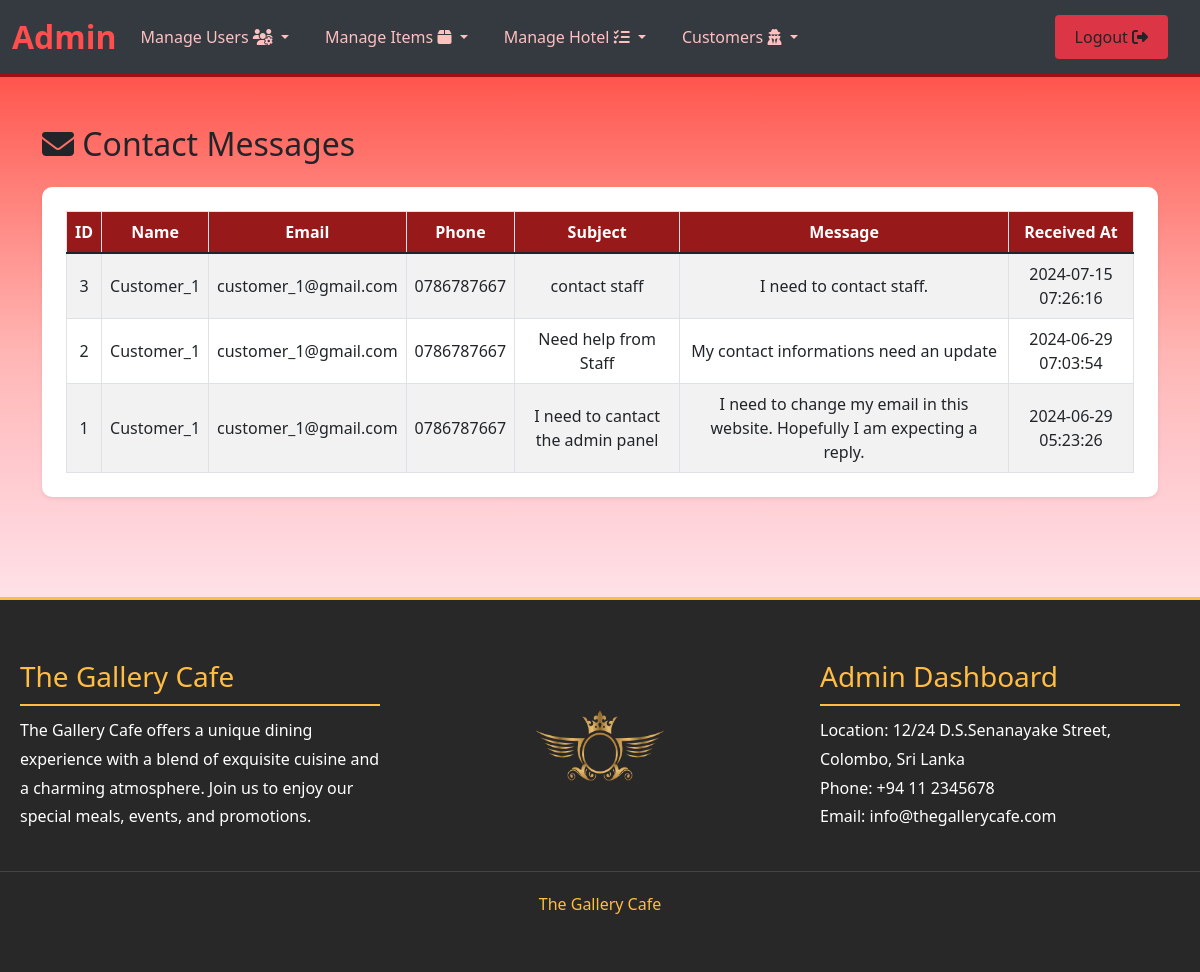
The app's page /the_gallery_cafe/admin/messages.php (signed in) with its own data.
### tables this page shows
CREATE TABLE `contact_messages` (
  `id` int(11) NOT NULL,
  `name` varchar(100) NOT NULL,
  `email` varchar(100) NOT NULL,
  `phone` varchar(15) NOT NULL,
  `subject` varchar(100) NOT NULL,
  `message` text NOT NULL,
  `created_at` timestamp NOT NULL DEFAULT current_timestamp()
);

### the_gallery_cafe/admin/messages.php (the view, shortened to what this page needs)
<?php include('partials/header_a.php'); ?>
<?php include('../config.php'); ?>
    <div class="container mt-5">
      <h2 class="mb-4"><i class="fas fa-envelope"></i> Contact Messages</h2>
        <div class="card shadow-sm p-4">
            <div class="table-responsive">
                <table class="table table-bordered">
                    <thead>
                        <tr>
                            <th>ID</th>
                            <th>Name</th>
                            <th>Email</th>
                            <th>Phone</th>
                            <th>Subject</th>
                            <th>Message</th>
                            <th>Received At</th>
                        </tr>
                    </thead>
                    <tbody>
                        <?php
                        $sql = "SELECT * FROM contact_messages ORDER BY created_at DESC";
                        $result = $conn->query($sql);
                        if ($result->num_rows > 0) {
                            while($row = $result->fetch_assoc()) {
                                echo "<tr>";
                                echo "<td>" . $row['id'] . "</td>";
                                echo "<td>" . $row['name'] . "</td>";
                                echo "<td>" . $row['email'] . "</td>";
                                echo "<td>" . $row['phone'] . "</td>";
                                echo "<td>" . $row['subject'] . "</td>";
                                echo "<td>" . $row['message'] . "</td>";
                                echo "<td>" . $row['created_at'] . "</td>";
                                echo "</tr>";
                            }
                        } else {
                            echo "<tr><td colspan='7'>No messages found</td></tr>";
                        }
                        ?>
                    </tbody>
                </table>
            </div>
        </div>
    </div>
</body>
</html>
<?php include('partials/footer_a.php'); ?>

### the_gallery_cafe/admin/partials/header_a.php (style rules this page uses)
body { animation: fadeIn 0.7s ease-in-out; }

### the_gallery_cafe/admin/messages.php (style rules this page uses)
body { background-image: linear-gradient(to bottom, #ff2e2e, #ff5a52, #ff7b74, #ff9995, #ffb6b4, #ffc5c9, #ffd5db, #fee5eb, #fcecf4, #fbf3fa, #fcf9fd, #ffffff); background-size: cover; margin: 0; padding: 0; }
.container { margin-bottom: 100px; }
.card { border: none; border-radius: 10px; box-shadow: 0 4px 8px rgba(0, 0, 0, 0.1); overflow: hidden; }
.table { margin-bottom: 0; }
.table th, .table td { vertical-align: middle; text-align: center; }
.table thead th { background-color: #971919; color: #ffffff; }
.table tbody tr:nth-child(odd) { background-color: #f2f2f2; }

### records on screen
contact_messages: id "3", name "Customer_1", email "customer_1@gmail.com", phone "0786787667", subject "contact staff", message "I need to contact staff.", created_at "2024-07-15 07:26:16"
contact_messages: id "2", name "Customer_1", email "customer_1@gmail.com", phone "0786787667", subject "Need help from Staff", message "My contact informations need an update", created_at "2024-06-29 07:03:54"
contact_messages: id "1", name "Customer_1", email "customer_1@gmail.com", phone "0786787667", subject "I need to cantact the admin panel", message "I need to change my email in this website. Hopefully I am expecting a reply.", created_at "2024-06-29 05:23:26"
